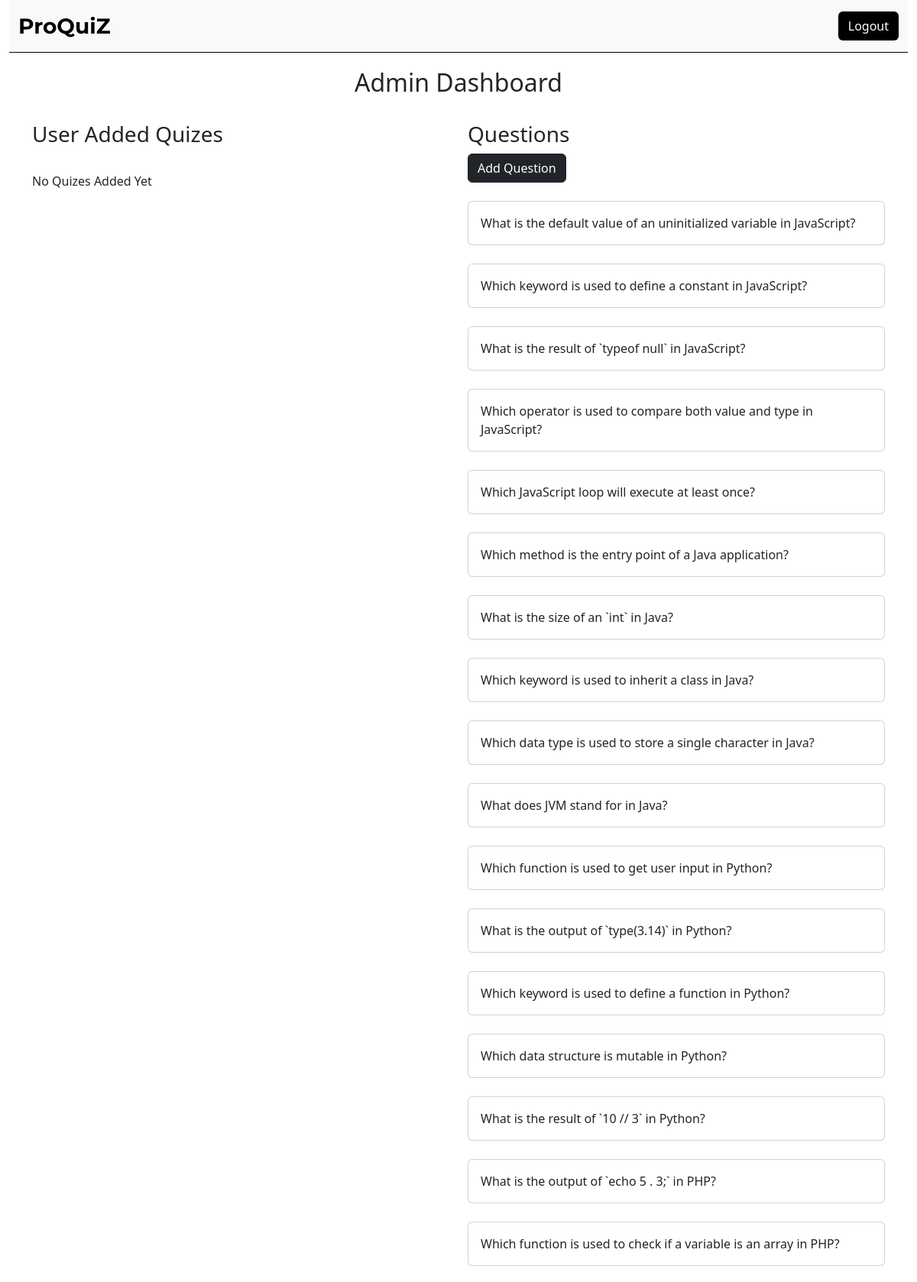
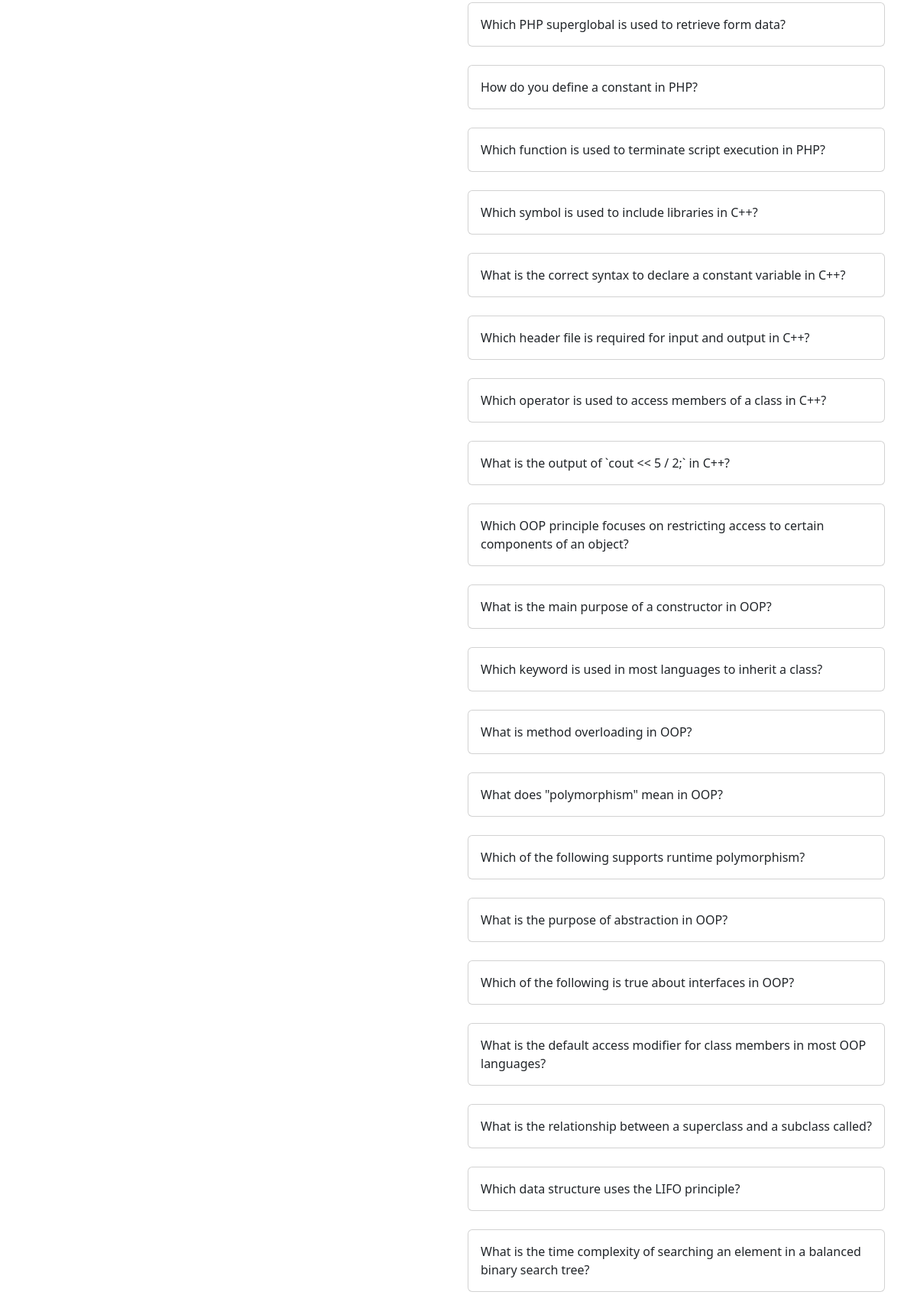
/admin.php (signed in, upper part), run on the app's committed database (2 pictures, top to bottom).
### tables this page shows
create table quizzes(qid INT primary key auto_increment,question text,options text,correct_option INT,category varchar(50),qlang varchar(25),createdby INT default 0,userid INT default 0);

### admin.php (the view, shortened to what this page needs)
<!DOCTYPE html>
<html lang="en">
<head>
</head>
<body>
    <?php require_once 'nav.php'; ?>
    <div class="container">
        <h2 class="text-center" style="margin-top: 20px;">Admin Dashboard</h2> <br>
        <div class="row">
            <div class="col-md-6">
                <h3>User Added Quizes</h3><br>
                <?php
                    $sql = "SELECT * FROM quizpool";
                    $result = mysqli_query($connection,$sql);
                    if ($result->num_rows > 0) {
                        while($row = $result->fetch_assoc()) {
                            $g = explode(',', $row['options']);
                            echo "<div class='card' style='width: 18rem;'>" .
                                    "<div class='card-body'>" .
                                        "<h5 class='card-title'>Quiz By " . $row['userid'] . "</h5>" .
                                        "<p class='card-text'>" . $row['question'] . "</p>" .
                                    "</div>" .
                                    "<ul class='list-group list-group-flush'>";
                                        foreach($g as $i){
                                            echo "<li class='list-group-item'>" . $i . "</li>";
                                        }
                                        echo "<li class='list-group-item'>Correct answer: " . $row['correct_option'] . "</li>";
                                    echo "</ul>" .
                                    "<div class='card-body'>" .
                                        "<a href=\"approve.php?poolid={$row['qpid']}&action=approve\" class='card-link btn btn-dark'>Approve</a>" .
                                        "<a href=\"approve.php?poolid={$row['qpid']}&action=delete\" class='card-link btn btn-danger'>Delete</a>" .
                                    "</div>" .
                                "</div>";
                        }
                    } else {
                        echo "No Quizes Added Yet";
                    }
                ?>
            </div>
            <div class="col-md-6">
                <h3>Questions</h3>
                <a href="addquestion.php" class="btn btn-dark">Add Question</a> <br><br>
                <?php
                    $sql = "SELECT * FROM quizzes";
                    $result = mysqli_query($connection,$sql);
                    if($result->num_rows > 0){
                        while($row = $result->fetch_assoc()){
                            echo "<div class='card'>" .
                                    "<div class='card-body'>" .
                                        $row['question'] .
                                    "</div>" .
                                "</div><br>";
                        }
                    }
                ?>
            </div>
        </div>
    </div>
</body>
</html>

### nav.php (shortened to what this page needs)
<!DOCTYPE html>
<html lang="en">
<head>
    <link rel="stylesheet" href="bootstrap-5.3.3-dist/css/bootstrap.min.css">
</head>
<body>
    <div class="container-fluid">
        <nav class="navbar navbar-expand-lg bg-body-tertiary navborder">
        <div class="container-fluid">
            <?php
                if(isset($_SESSION['user_id'])){
                    if($_SESSION['usertype'] == 'admin'){
                        echo "<a class='navbar-brand brandname' style='font-size: 28px;' href='admin.php'>ProQuiZ</a>";
                    }else{
                        echo "<a class='navbar-brand brandname' style='font-size: 28px;' href='index.php'>ProQuiZ</a>";
                    }
                }else{
                    echo "<a class='navbar-brand brandname' style='font-size: 28px;' href='index.php'>ProQuiZ</a>";
                }
            ?>
            <div class="collapse navbar-collapse" id="navbarSupportedContent">
            <form class="d-flex" role="search">
                <?php
                if(isset($_SESSION['user_id'])){
                    echo "<a class='btn' id='login' href='logout.php'>Logout</a>";
                }else{
                    echo "<a class='btn' id='login' href='login.php'>Login</a>";
                }
                ?>
            </form>
            </div>
        </div>
        </nav>
  </div>
</body>
</html>

### nav.php (style rules this page uses)
.brandname { font-family: "Montserrat", sans-serif; font-weight: bolder; }
.navborder { border-bottom: 1px solid black; }
#login { color: white; background-color: black; }

### data on the page
quizzes: question "What is the default value of an uninitialized variable in JavaScript?"
quizzes: question "Which keyword is used to define a constant in JavaScript?"
quizzes: question "What is the result of `typeof null` in JavaScript?"
quizzes: question "Which operator is used to compare both value and type in JavaScript?"
quizzes: question "Which JavaScript loop will execute at least once?"
quizzes: question "Which method is the entry point of a Java application?"
quizzes: question "What is the size of an `int` in Java?"
quizzes: question "Which keyword is used to inherit a class in Java?"
quizzes: question "Which data type is used to store a single character in Java?"
quizzes: question "What does JVM stand for in Java?"
quizzes: question "Which function is used to get user input in Python?"
quizzes: question "What is the output of `type(3.14)` in Python?"
quizzes: question "Which keyword is used to define a function in Python?"
quizzes: question "Which data structure is mutable in Python?"
quizzes: question "What is the result of `10 // 3` in Python?"
quizzes: question "What is the output of `echo 5 . 3;` in PHP?"
quizzes: question "Which function is used to check if a variable is an array in PHP?"
quizzes: question "Which PHP superglobal is used to retrieve form data?"
quizzes: question "How do you define a constant in PHP?"
quizzes: question "Which function is used to terminate script execution in PHP?"
quizzes: question "Which symbol is used to include libraries in C++?"
quizzes: question "What is the correct syntax to declare a constant variable in C++?"
quizzes: question "Which header file is required for input and output in C++?"
quizzes: question "Which operator is used to access members of a class in C++?"
quizzes: question "What is the output of `cout << 5 / 2;` in C++?"
quizzes: question "Which OOP principle focuses on restricting access to certain components of an object?"
quizzes: question "What is the main purpose of a constructor in OOP?"
quizzes: question "Which keyword is used in most languages to inherit a class?"
quizzes: question "What is method overloading in OOP?"
quizzes: question "What does \"polymorphism\" mean in OOP?"
quizzes: question "Which of the following supports runtime polymorphism?"
quizzes: question "What is the purpose of abstraction in OOP?"
quizzes: question "Which of the following is true about interfaces in OOP?"
quizzes: question "What is the default access modifier for class members in most OOP languages?"
quizzes: question "What is the relationship between a superclass and a subclass called?"
quizzes: question "Which data structure uses the LIFO principle?"
quizzes: question "What is the time complexity of searching an element in a balanced binary search tree?"
